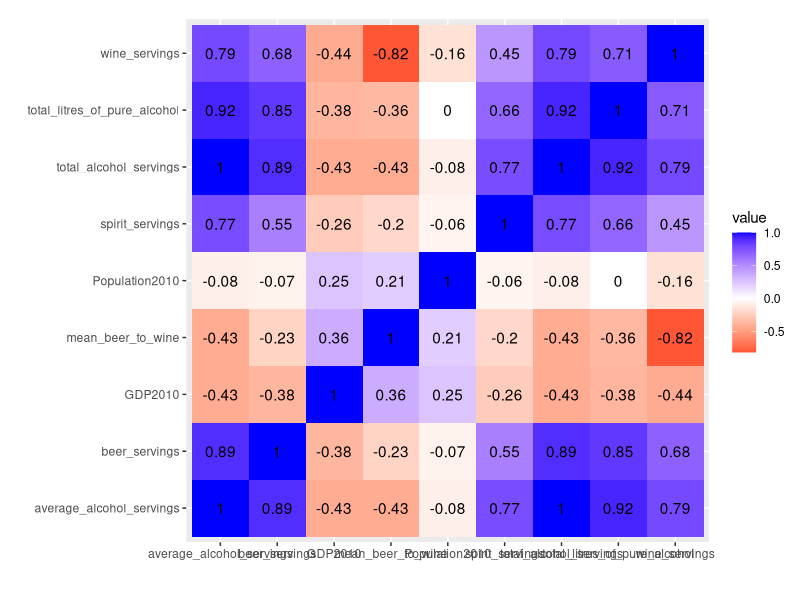
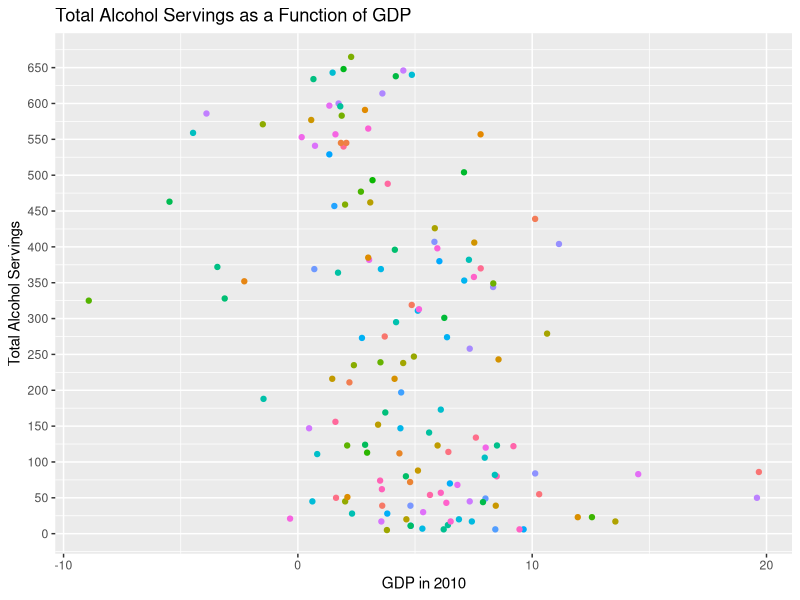
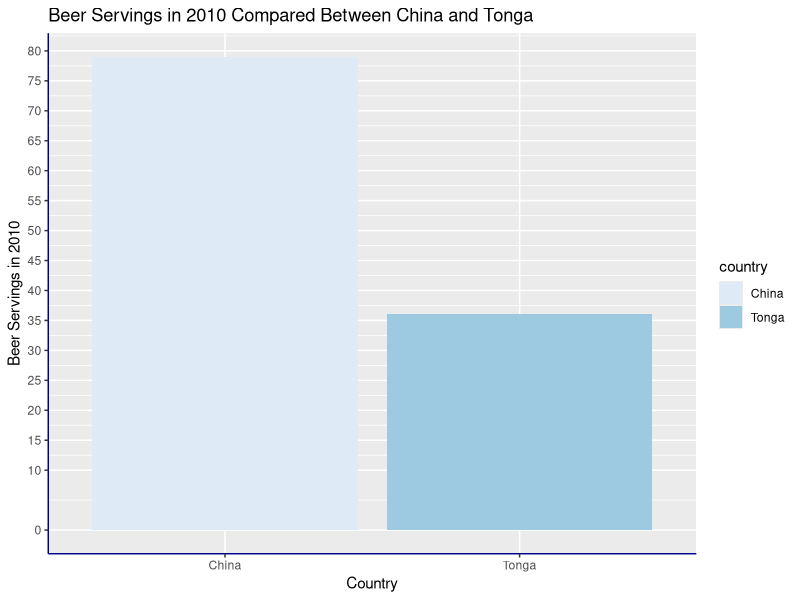
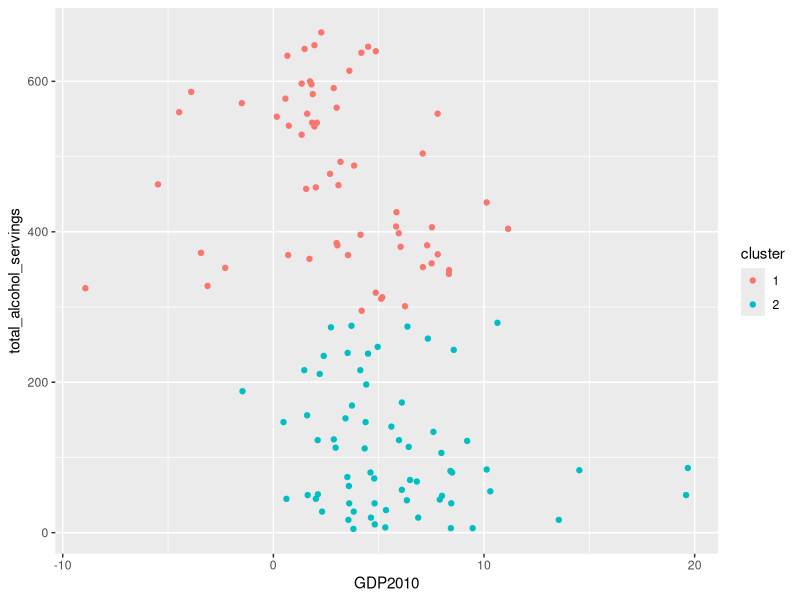
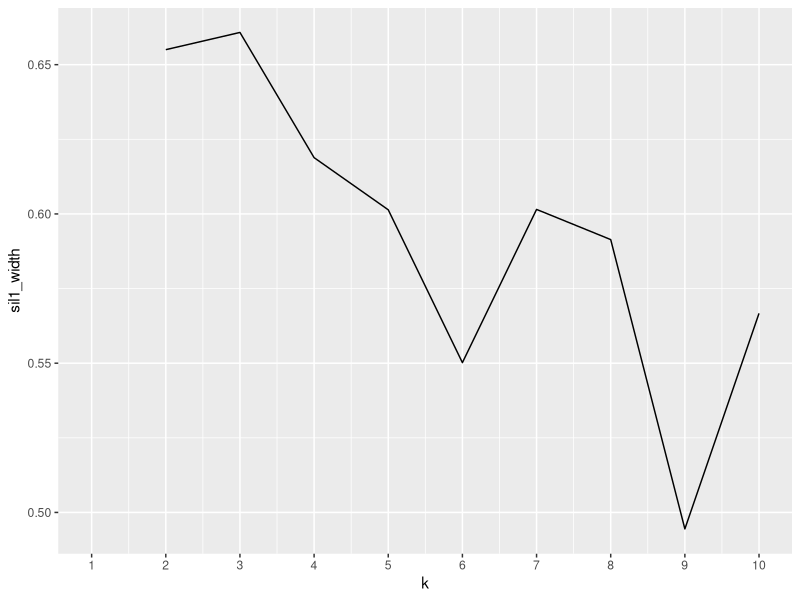
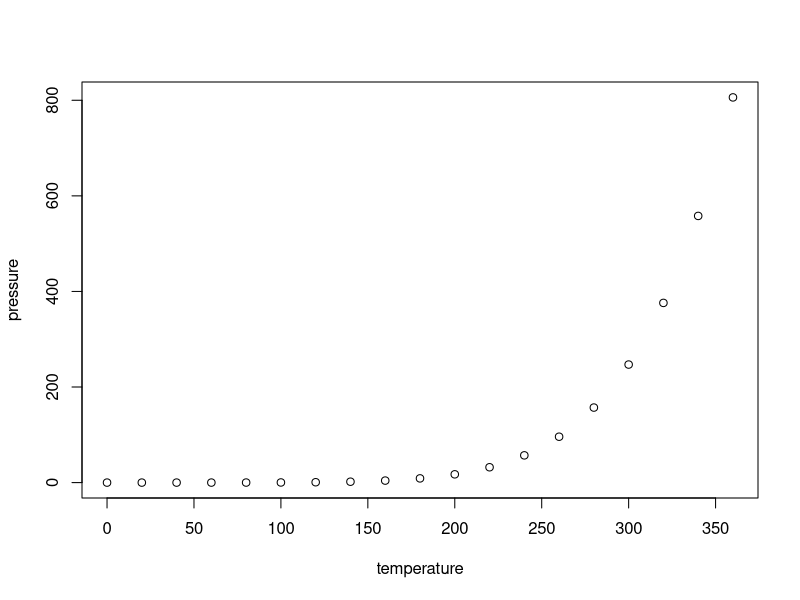

The R script that drew these images, in order:
## ---- chunk 1
knitr::opts_chunk$set(echo = TRUE, eval = TRUE, fig.align = "center", warning = F, message = F,
tidy=TRUE, tidy.opts=list(width.cutoff=60), R.options=list(max.print=100))
## ---- chunk 2
library(ggplot2)
library(tidyverse)
library(readr)
drinks <- read_csv("drinks.csv")
library(readxl)
GDP1 <- read_excel("GDP1.xls")
library(readxl)
population_figures_by_country_csv_csv<-read_excel("population-figures-by-country-csv_csv.xls")
## ---- chunk 3
library(tidyverse)
library(tidyr)
drinks2<-inner_join (drinks, GDP1, by=c("country"="Country Name"))
drinks2

projectdata<-inner_join(drinks2, population_figures_by_country_csv_csv, by=c("country"="Country"))
projectdata


## ---- chunk 4
projectdata1<-rename(projectdata, Population2010= Year_2010)
projdata1<-projectdata1%>%select(Country_Code, country, Population2010, "2010", everything())%>%rename(GDP2010 = "2010")
projdata1
projdata2<-projdata1%>%arrange(desc(Population2010))%>%mutate(total_alcohol_servings = wine_servings+spirit_servings+beer_servings)%>% mutate(average_alcohol_servings =(beer_servings+wine_servings+spirit_servings)/3)%>%select(Country_Code, country, Population2010, GDP2010, beer_servings, wine_servings, spirit_servings, total_alcohol_servings, average_alcohol_servings, everything())
projdata2
projdata4<-
projdata4.1<-projdata2%>%filter(Population2010<=300000)%>%summarize(mean(GDP2010,na.rm=T))
projdata4.1
projdata5<-projdata2%>%group_by(country)%>%mutate(mean_beer_to_wine = mean(beer_servings/wine_servings))%>%select(Country_Code, country, Population2010, GDP2010, beer_servings, wine_servings, spirit_servings, total_alcohol_servings, average_alcohol_servings, mean_beer_to_wine, everything())
pd9<-projdata5%>%rename(GDP2000="2000", GDP2001="2001", GDP2002="2002", GDP2003="2003", GDP2004="2004", GDP2005="2005", GDP2006="2006", GDP2007="2007", GDP2008="2008",GDP2009="2009",GDP2011="2011",GDP2012="2012",GDP2013="2013", GDP2014="2014", GDP2015="2015", GDP2016="2016",GDP2017="2017", GDP2018="2018",GDP2019="2019")
sumfunct<-pd9%>%group_by(country)%>%mutate(mean_beer_to_wine = mean(beer_servings/wine_servings))%>%select(Country_Code, country, Population2010, beer_servings, wine_servings, spirit_servings, total_alcohol_servings, average_alcohol_servings, mean_beer_to_wine, total_litres_of_pure_alcohol,everything())
sumfunct
## ---- chunk 5
sumfunct2<-sumfunct%>%group_by(country)%>%select(11:30)%>%mutate(gdptotal= GDP2000+GDP2001+GDP2002+GDP2003+GDP2004+GDP2005+GDP2006+GDP2007+GDP2008+GDP2009+GDP2010+GDP2011+GDP2012+GDP2013+GDP2014+GDP2015+GDP2016+GDP2017+GDP2018+GDP2019)
sumfunct2
only2010<-sumfunct[-c(12:30)]
projdatana<-na.omit(only2010)
projdatanaif<-projdatana%>% filter_all(all_vars(!is.infinite(.)))
## ---- chunk 6
meansum<-projdatanaif%>%summarize(mean_pop= mean(Population2010, na.rm = T), sd_pop =sd(Population2010, na.rm=T), n=n(), var(Population2010, na.rm = T ),min(Population2010), max(Population2010), n_distinct(Population2010, na.rm = T))
meansum
## ---- chunk 7
sum2<-projdatanaif%>%summarize(mean_gdp= mean(GDP2010, na.rm = T), sd_gdp =sd(GDP2010, na.rm=T), n=n(), var(GDP2010, na.rm = T ),min(GDP2010), max(GDP2010), n_distinct(GDP2010, na.rm = T))
sum2
## ---- chunk 8
sum3<-projdatanaif%>%summarize(mean.beer= mean(beer_servings, na.rm = T), sd.beer =sd(beer_servings, na.rm=T), n=n(), var(beer_servings, na.rm = T ),min(beer_servings), max(beer_servings), n_distinct(beer_servings, na.rm = T))
sum3
## ---- chunk 9
sum4<-projdatanaif%>%summarize(mean.wine= mean(wine_servings, na.rm = T), sd.wine =sd(wine_servings, na.rm=T), n=n(), var(wine_servings, na.rm = T ),min(wine_servings), max(wine_servings), n_distinct(wine_servings, na.rm = T))
sum4
## ---- chunk 10
sum5<-projdatanaif%>%summarize(mean.spiritservings= mean(spirit_servings, na.rm = T), sd.spirit =sd(spirit_servings, na.rm=T), n=n(), var(spirit_servings, na.rm = T ),min(spirit_servings), max(spirit_servings), n_distinct(spirit_servings, na.rm = T))
sum5
## ---- chunk 11
sum6<-projdatanaif%>%summarize(mean.total.liters= mean(total_litres_of_pure_alcohol, na.rm = T), sd.total.liters =sd(total_litres_of_pure_alcohol, na.rm=T), n=n(), var(total_litres_of_pure_alcohol, na.rm = T ),min(total_litres_of_pure_alcohol), max(total_litres_of_pure_alcohol), n_distinct(total_litres_of_pure_alcohol, na.rm = T))
sum6
## ---- chunk 12
sum7<-projdatanaif%>%group_by(country)%>%summarize(mean.avg.alc.servings= mean(average_alcohol_servings, na.rm = T), n=n(), min(average_alcohol_servings), max(average_alcohol_servings), n_distinct(average_alcohol_servings, na.rm = T))
sum7
## ---- chunk 13
gdpcount<-sumfunct2%>%group_by(country)%>%summarize_at(vars(GDP2010:GDP2019),mean,na.rm=T)
gdpcount
## ---- chunk 14
sumfunct
only2010<-sumfunct[-c(12:30)]




## ---- chunk 15
write_csv(only2010, "numericproj.csv")
numericproj<-na.omit(only2010)
core<-only2010[,3:11]%>%na.omit(only2010)
core%>%cor(core,method="spearman")%>%as.data.frame()%>%rownames_to_column()%>%pivot_longer(-1)%>%ggplot(aes(rowname, name, fill=value))+geom_tile()+geom_text(aes(label=round(value,2)))+xlab("")+ylab("")+coord_fixed()+scale_fill_gradient2(low="red", mid="white", high="blue")
## ---- chunk 16
library(viridis)
ggplot(numericproj, aes(GDP2010, total_alcohol_servings ))+geom_point(aes(color=country))+ggtitle("Total Alcohol Servings as a Function of GDP")+theme(legend.position="none")+xlab("GDP in 2010")+ylab("Total Alcohol Servings")+scale_y_continuous(breaks=c(0,50,100,150,200,250,300,350,400,450,500,550,600,650,700))
## ---- chunk 17
chinatong<-numericproj%>%filter(country=="China"| country=="Tonga")
chinatong
ggplot(chinatong, aes(x=country,y=beer_servings,fill=country))+geom_bar(position="dodge",stat="summary")+ ylab("Beer Servings in 2010")+xlab("Country") +scale_y_continuous(breaks=c(0, 10,15,20,25,30,35,40,45,50,55,60,65,70,75,80,85,90,95,100,125,150))+scale_fill_brewer()+ggtitle("Beer Servings in 2010 Compared Between China and Tonga")+theme(axis.line = element_line(colour="dark blue", size=0.5, linetype="solid"))


## ---- chunk 18
library(ggplot2)
projdatanaif%>%arrange(desc(GDP2010))

projdatana<-na.omit(only2010)
projdatanaif<-projdatana%>% filter_all(all_vars(!is.infinite(.)))
projdatanaif
naif<-projdatanaif[-c(1:2)]
clust_dat1<-naif%>%dplyr::select(GDP2010,total_alcohol_servings)
clust_dat1
set.seed(348)
kmeans22<-clust_dat1%>% kmeans(2)
kmeans22
kmeans22$size
kmeans22$centers
kmeans22$betweenss
kmeans22$tot.withinss
kmeansclust22<-clust_dat1%>%mutate(cluster=as.factor(kmeans22$cluster))
kmeansclust22%>%ggplot(aes(GDP2010, total_alcohol_servings, color=cluster))+geom_point()

library(cluster)
sil1_width<-vector()
for(i in 2:10){
  kms<-kmeans(clust_dat1,centers=i)
  sil<-silhouette(kms$cluster, dist(clust_dat1))
  sil1_width[i]<-mean(sil[,3])
}
ggplot()+geom_line(aes(x=1:10, y=sil1_width))+scale_x_continuous(name="k", breaks=1:10)
## ---- chunk 19
summary(cars)
## ---- chunk 20
plot(pressure)
